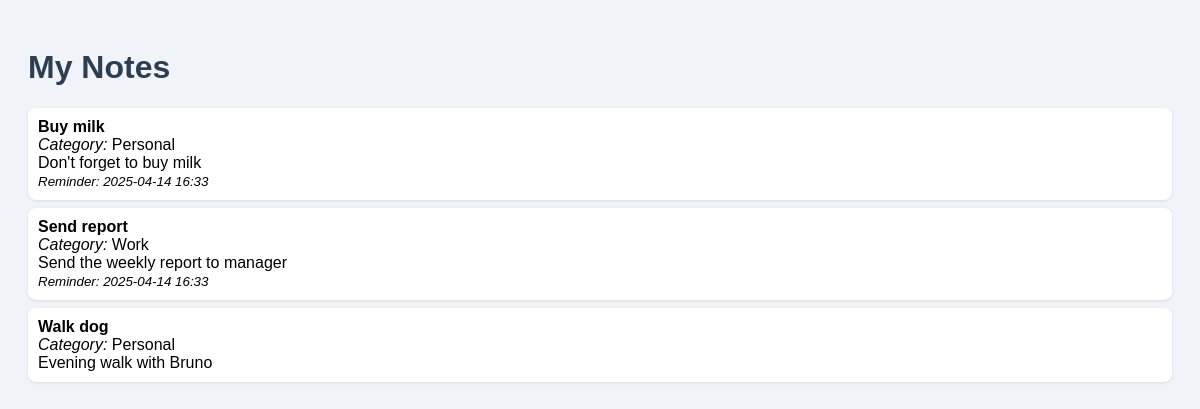
The app's page /notes/ with its own data.
### notes/models.py (models this page shows, shortened)
class Note(models.Model):
    title = models.CharField(max_length=200)
    text = models.TextField()
    reminder = models.DateTimeField(null=True, blank=True)
    category = models.ForeignKey(Category, on_delete=models.CASCADE, related_name='notes')

class Category(models.Model):
    title = models.CharField(max_length=100)

### notes/views.py (the view)
# urls.py: path('', views.notes_list, name='notes_list'),
def notes_list(request):
    notes = Note.objects.select_related('category').all()
    return render(request, 'notes/index.html', {'notes': notes})

### notes/templates/notes/index.html (shortened to what this page needs)
<!DOCTYPE html>
<html lang="en">
{% load static %}
<head>
    <link rel="stylesheet" href="{% static 'notes/style.css' %}">
</head>
<body>
    <h1>My Notes</h1>
    <ul>
        {% for note in notes %}
            <li>
                <strong>{{ note.title }}</strong><br>
                <em>Category:</em> {{ note.category.title }}<br>
                {{ note.text }}<br>
                {% if note.reminder %}
                    <small><em>Reminder: {{ note.reminder|date:"Y-m-d H:i" }}</em></small>
                {% endif %}
            </li>
        {% endfor %}
    </ul>
</body>
</html>

### notes_app/static/notes/style.css (style rules this page uses)
body { font-family: Arial, sans-serif; background-color: #f0f4f8; padding: 20px; }
h1 { color: #2c3e50; }
ul { list-style: none; padding: 0; }
li { background: #ffffff; margin: 8px 0; padding: 10px; border-radius: 8px; box-shadow: 0 1px 3px rgba(0,0,0,0.1); }

### records on screen
Note: title "Buy milk", category "Personal", text "Don't forget to buy milk", reminder "2025-04-14 16:33"
Note: title "Send report", category "Work", text "Send the weekly report to manager", reminder "2025-04-14 16:33"
Note: title "Walk dog", category "Personal", text "Evening walk with Bruno"
